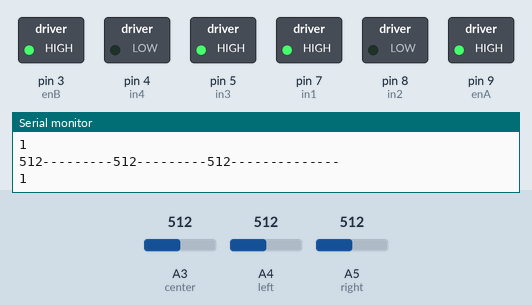
The sketch below on a simulated Arduino Uno, built with avr-gcc and run on an emulated ATmega328P. Parts: switched loads named in the sketch (green lamp = pin HIGH), the last lines printed to the serial monitor. The test bench sets the inputs (shaded band); at power-on: A4 (left) = 512, A3 (center) = 512, A5 (right) = 512.

Above: at 1.2 s.
1.3 s: A4 (left) set to 111
2.8 s: A4 (left) set to 96
At 3.2 s:
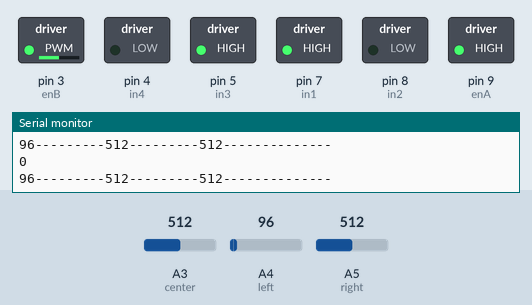
4.3 s: A3 (center) set to 106
5.8 s: A3 (center) set to 95
At 6.6 s:
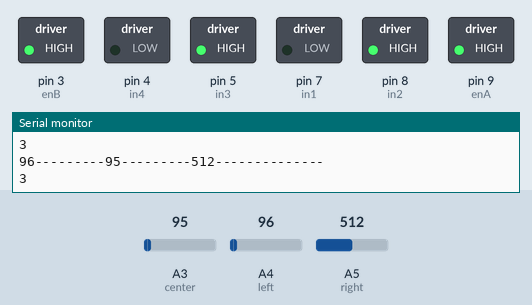
7.3 s: A5 (right) set to 106
8.8 s: A5 (right) set to 94
At 10.1 s:
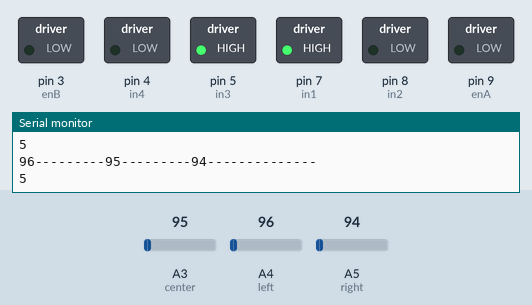
Timing chart, 0 to 11.3 s (numbered marks = the images above; inputs shaded):
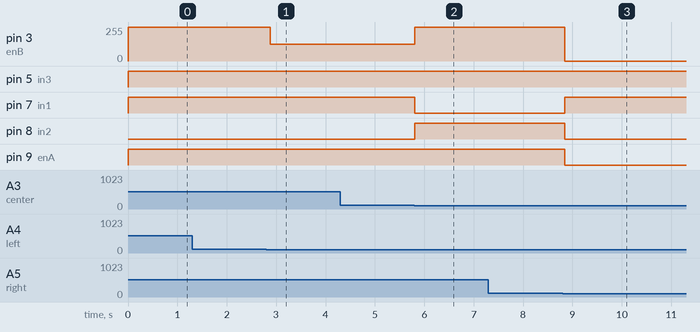

The sketch:

carTest.ino
```cpp
// Motor A connections
int enA = 9;
int in1 = 7;
int in2 = 8;
// Motor B connections
int enB = 3;
int in3 = 5;
int in4 = 4;

#define left A4
#define center A3
#define right A5
void setup(){
Serial.begin(9600);

pinMode(left,INPUT);
pinMode(center,INPUT);
pinMode(right,INPUT);
  // Set all the motor control pins to outputs
  pinMode(enA, OUTPUT);
  pinMode(enB, OUTPUT);
  pinMode(in1, OUTPUT);
  pinMode(in2, OUTPUT);
  pinMode(in3, OUTPUT);
  pinMode(in4, OUTPUT);

  // Turn off motors - Initial state
  digitalWrite(in1, LOW);
  digitalWrite(in2, LOW);
  digitalWrite(in3, LOW);
  digitalWrite(in4, LOW);
analogWrite(9,0);
analogWrite(3,0);
}

//MOVEMENT FUNCTIONS
int maxSpeed=255;


//Straight
void straight(){

  analogWrite(enA, maxSpeed);
  analogWrite(enB, maxSpeed);

  digitalWrite(in1, HIGH);
  digitalWrite(in2, LOW);
  digitalWrite(in3, HIGH);
  digitalWrite(in4, LOW);

  delay(1);

}

//Left
void leftMov(){

  analogWrite(enA, maxSpeed);
  analogWrite(enB, maxSpeed/2);

  digitalWrite(in1, HIGH);
  digitalWrite(in2, LOW);
  digitalWrite(in3, HIGH);
  digitalWrite(in4, LOW);

  delay(100);

}

//Right
void rightMov(){

  analogWrite(enA, maxSpeed/2);
  analogWrite(enB, maxSpeed);

  digitalWrite(in1, HIGH);
  digitalWrite(in2, LOW);
  digitalWrite(in3, HIGH);
  digitalWrite(in4, LOW);

  delay(100);

}

//Sharp Left
void sharpLeft(){

  analogWrite(enA, maxSpeed);
  analogWrite(enB, maxSpeed);

  digitalWrite(in1, LOW);
  digitalWrite(in2, HIGH);
  digitalWrite(in3, HIGH);
  digitalWrite(in4, LOW);

  delay(100);

}

//Sharp Right
void sharpRight(){

  analogWrite(enA, maxSpeed);
  analogWrite(enB, maxSpeed);

  digitalWrite(in1, HIGH);
  digitalWrite(in2, LOW);
  digitalWrite(in3, LOW);
  digitalWrite(in4, HIGH);

  delay(100);

}

//Stop
void stopMov(){

  analogWrite(enA, 0);
  analogWrite(enB, 0);

  digitalWrite(in1, HIGH);
  digitalWrite(in2, LOW);
  digitalWrite(in3, HIGH);
  digitalWrite(in4, LOW);

  delay(100);

}


void loop() {
  //Here we define our readings from the analog pins

int leftReadAnalog=  analogRead(left);
int centerReadAnalog=  analogRead(center);
int rightReadAnalog=  analogRead(right);

 //here we transform the analog readings to booleans (depending on whether the course is black line over white background or the other way around we put a not outside the parenthesis)

bool leftRead= (leftReadAnalog>100);
bool centerRead= (centerReadAnalog>100);
bool rightRead= (rightReadAnalog>100);

//Here we print our analog readings to the serial console so we can calibrate our boolean parameters

Serial.println("");
Serial.print(leftReadAnalog);
Serial.print("---------");
Serial.print(centerReadAnalog);
Serial.print("---------");
Serial.print(rightReadAnalog);
Serial.println("--------------");


//LOGIC//
//0=black,1=white for array of 3
//0=left, 1=center, 2=right, 3=sharpLeft, 4=sharpRight, 5=stop
//Here depending on the readings we determine what direction and how the robot will turn
int dir;
//000
if(leftRead&&centerRead&&rightRead){
  dir=1;
}
//111
if(!leftRead&&!centerRead&&!rightRead){
  dir=5;
}
//010
 if(leftRead&&!centerRead&&rightRead){
  dir=1;
 }
//100
if(!leftRead&&centerRead&&rightRead){
  dir=0;
}
//001
if(leftRead&&centerRead&&!rightRead){
  dir=2;
}
//110
if(!leftRead&&!centerRead&&rightRead){
  dir=3;
}
//011
if(leftRead&&!centerRead&&!rightRead){
  dir=4;
}
//Here we dont contemplate when the line is positioned to both sides but not the center
Serial.println(dir);


//MOVEMENT
//Set to false for testing
if(true){


  switch(dir){
    case 0:
      leftMov();
      break;
    case 1:
      straight();
      break;
    case 2:
      rightMov();
      break;
    case 3:
      sharpLeft();
      break;
    case 4:
      sharpRight();
      break;
    case 5:
      stopMov();
      break;
    }
  }

}
```

Measured:
- the behaviour switches between 101 and 100 on A4 (left) (found by bisection; images 0 and 1)
- the behaviour switches between 101 and 100 on A3 (center) (found by bisection; images 1 and 2)
- the behaviour switches between 101 and 100 on A5 (right) (found by bisection; images 2 and 3)
- after the input at 2.8 s, pin 3 (enB): 255/255 → 127/255 after 0.08 s
- after the input at 5.8 s, pin 3 (enB): 127/255 → 255/255 at once; pin 7 (in1): HIGH → LOW at once; pin 8 (in2): LOW → HIGH at once
- after the input at 8.8 s, pin 3 (enB): 255/255 → 0/255 at once; pin 7 (in1): LOW → HIGH at once; pin 8 (in2), pin 9 (enA): HIGH → LOW at once
